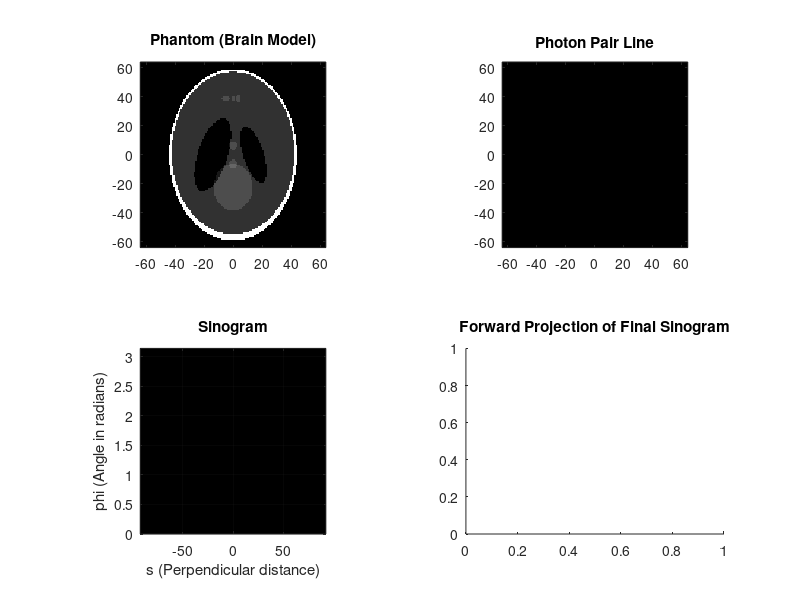

This chart was generated by the following MATLAB code: (Note: this script raises an error after producing the figure.)
clear; close all;

xd = 128;
num_iterations = 100;
num_angles = 180;
angles = linspace(0, 180, num_angles);
azi_angles = 1:1:180; % Define globally

true_object = abs(phantom(xd));

figure;

subplot(2, 2, 1);
imshow(true_object, [0 max(true_object(:))], 'XData', [-64 64], 'YData', [-64 64]);
axis on;
axis([-64 64 -64 64]);
set(gca, 'YDir', 'normal');
title('Phantom (Brain Model)');
hold on;

subplot(2, 2, 2);
imshow(zeros(xd), 'XData', [-64 64], 'YData', [-64 64]);
axis on;
axis([-64 64 -64 64]);
set(gca, 'YDir', 'normal');
title('Photon Pair Line');
hold on;

subplot(2, 2, 3);
sinogram = zeros(180, 185);
imagesc(linspace(-92.5, 92.5, 185), linspace(0, pi, 180), sinogram);
colormap([1 1 1; 0 0 0]);
axis on;
axis([-92.5 92.5 0 pi]);
set(gca, 'YDir', 'normal');
xlabel('s (Perpendicular distance)');
ylabel('phi (Angle in radians)');
title('Sinogram');
grid on;
hold on;
pbaspect([1 1 1]);

subplot(2, 2, 4);
title('Forward Projection of Final Sinogram');
hold on;

for it = 1:num_iterations
    while true
        x = randi([1, xd]);
        y = randi([1, xd]);
        if true_object(y, x) > 0
            break;
        end
    end

    x_centered = x - xd / 2;
    y_centered = y - xd / 2;

    angle_idx = randi([1, num_angles]);
    theta = angles(angle_idx);

    x2 = round(x_centered + 2 * xd * cosd(theta));
    y2 = round(y_centered + 2 * xd * sind(theta));
    x3 = round(x_centered - 2 * xd * cosd(theta));
    y3 = round(y_centered - 2 * xd * sind(theta));

    [x_line1, y_line1] = bresenham_line(x_centered, y_centered, x2, y2);
    [x_line2, y_line2] = bresenham_line(x_centered, y_centered, x3, y3);
    x_line = [x_line1; x_line2];
    y_line = [y_line1; y_line2];
    valid_idx = x_line >= -64 & x_line <= 64 & y_line >= -64 & y_line <= 64;
    x_line = x_line(valid_idx);
    y_line = y_line(valid_idx);

    A = sind(theta);
    B = -cosd(theta);
    C = -(A * x_centered + B * y_centered);

    s_unsigned = abs(C) / sqrt(A^2 + B^2);

    rho_x = -A * C / (A^2 + B^2);
    rho_y = -B * C / (A^2 + B^2);

    phi = mod(atan2d(rho_y, rho_x), 180);

    if rho_y >= 0
        s = s_unsigned;
    else
        s = -s_unsigned;
    end

    subplot(2, 2, 1);
    imshow(true_object, [0 max(true_object(:))], 'XData', [-64 64], 'YData', [-64 64]);
    axis on;
    axis([-64 64 -64 64]);
    set(gca, 'YDir', 'normal');
    title('Phantom (Brain Model)');
    hold on;
    plot(x_centered, y_centered,'r.', 'MarkerSize', 5);
    hold off;

    subplot(2, 2, 2);
    imshow(zeros(xd), 'XData', [-64 64], 'YData', [-64 64]);
    axis on;
    axis([-64 64 -64 64]);
    set(gca, 'YDir', 'normal');
    title('Photon Pair Line');
    hold on;
    plot(x_line, y_line, 'g.', 'MarkerSize', 2);
    plot([0 rho_x], [0 rho_y], 'w-', 'LineWidth', 0.5);
    hold off;

    subplot(2, 2, 3);
    plot(s, deg2rad(phi), 'w.', 'MarkerSize', 3);
    drawnow;
    fprintf('Iteration %d: s = %.2f, phi = %.2f degrees\n', it, s, phi);

    sinogram(angle_idx, :) = sinogram(angle_idx, :) + histcounts(s, linspace(-92.5, 92.5, 186));
end

% Forward Projection of Final Sinogram
fp = radon(sinogram, azi_angles);
subplot(2, 2, 4);
imshow(fp', [0 max(fp(:))]);
title('Forward Projection of Final Sinogram');
drawnow;

function [x, y] = bresenham_line(x1, y1, x2, y2)
    x = [];
    y = [];
    dx = abs(x2 - x1);
    dy = abs(y2 - y1);
    sx = sign(x2 - x1);
    sy = sign(y2 - y1);

    if dy <= dx
        err = dx / 2;
        while x1 ~= x2
            x = [x; x1];
            y = [y; y1];
            err = err - dy;
            if err < 0
                y1 = y1 + sy;
                err = err + dx;
            end
            x1 = x1 + sx;
        end
    else
        err = dy / 2;
        while y1 ~= y2
            x = [x; x1];
            y = [y; y1];
            err = err - dx;
            if err < 0
                x1 = x1 + sx;
                err = err + dy;
            end
            y1 = y1 + sy;
        end
    end
    x = [x; x2];
    y = [y; y2];
end
